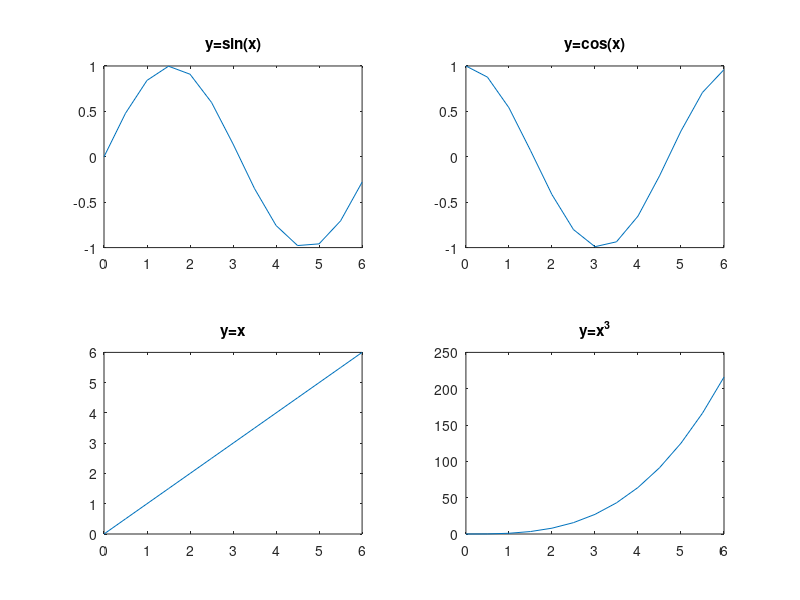

This figure's MATLAB source:
%%%%%%%%%%%%%%%%%%%%%%%%%%%%%%% MTK 477 HAFTA 2%%%%%%%%%%%%%%%%%%%%%%%
%%%%%%%%%%%%%%%%VEKTÖRLER VE MATRİSLER%%%%%%%%%%%%%%%%%%%%%%%%%%%%%%%%
%%%%%%%%%%%%%%%14/10/2026%%%%%%%%%%%%%%%%%%%%%%%%%%%%%%%%%%%%%%%%%%%
clc;close all
v=[1 2 3 4 ]; %satır vektörü
v1=v';%v' vnin transpozunu alır
v2=[5;6;7;8];%sütun vektörü oluşturur
length(v2);%sadece vektörlerde kullanılır eleman sayısını verir
size(v2);% satır sütun sayısını verir
v3=1:3:10; %v3=v3_ilk:artıs miktari:v3_son
v4=-100:20:0;
v5=v4';
v6=linspace(-1,9,2); % v=linspace(v_ilk,v_son,eleman sayısı)
v7=linspace(-1,9,4);
v8=logspace(1,5,4);%v=logsapce(v_ilk,v_son,eleman sayısı) logaritmik artısa göre 10^(v_ilk) ve 10^(v_son)
v9=logspace(-1,1,3);

%rand(m,n):m satırlı n sütunlu tekdüze dağılımlı (uniform distribution) sayılar yaratır
A=rand(2,3) ;
%zeros(m,n): m satırlı n sütunlu sadece 0'lardan oluşan matris üretir
%ones(m,n):m satırlı n sütunlu sadece 1'lardan oluşan matris üretir
A1=zeros(2,3);
A2=ones(3,4);
%eye(m):m satırlı m sütunlu birim matris yaratır
A3=eye(2);
%min: vektörün minimumunu bulur 
%max:vektörün maimumunu bulur
%sum: vektör elemanlarının toplamını elde eder
%prod: vektör elemanlarının çarpımını elde eder
%sort: vektör elemanlarını sıralar 
v10=[1 -9 7 65 4 3 29 0 12];
max_v10=max(v10);
min_v10=min(v10);
sum_v10=sum(v10);
prod_v10=prod(v10);
sort_v10=sort(v10);
%Ayrica sayilar için 
%sign(x):   x pozitifse 1, negatifse -1, x=0 sa 0 yaratır 
%fix(x): x in sıfıra doğru en yakın değerini verir
%ceil(x):x in + sonsuza doğru tam değerini verir (tavan fonksiyonu)
%floor(x): x in - sonsuza doğru tam değerini verir (taban fonksiyonu)
%round(x): x'i yuvarlar
x=[3.4  3.6];
signx=sign(x);
fixx=fix(x);
roundx=round(x);
floorx=floor(x);
ceilx=ceil(x);



y=[-3.4  -3.6];
signy=sign(y);
fixy=fix(y);
roundy=round(y);
floory=floor(y);
ceily=ceil(y);

%%%%%%%%%% MATRİSLERDE İŞLEMLER %%%%%%%%%%%%%%%%%%%%%%%%%%%%%%%
AS=[1 2 3;4 5 6];
BS=[10 20 30;40 50 60];
CS=[-1 -2 -3]';
ABS=AS+BS; % matrisleri toplar
ABSF=AS-BS; % matrisleri çıkarır
ACS=AS*CS; % matrisleri çarpar
DS=[1 2 ;3 4];
tersDS=inv(DS); % inv(X): X matrisinin tersini bulur
determinantDS=det(DS); %det(X): X matrisinin determinantını hesaplar 
boyutDS=size(DS);%size(X): X matrisnin boyutunu bulur

%c=dot(a,b) a ve b'nin elemanlarının skaler çarpımını alır
a=[1 2 3 4];
b=[4 3 2 1];
c=dot(a,b);
CSS=dot(AS,BS);
%Sistem çözümü 
%Ax=b'nin çözümü için x=inv(A)*b, ya da x=A\b şeklinde hesaplanır
A=[1 -5;7 6];
b=[-4;13];
x=inv(A)*b;
y=A\b;
%Eleman eleman işlemler 
a1=[3 7 8 10];
b1=[6 2 -2 -2];
k1=a1.*b1; %elemanları karşılıklı çarpar
k2=a1.\b1;%elemanları karşılıklı böler
k21=b1./a1;
k3=a1.^b1;%elemanları karşılıklı olarak üstel hesaplar


%%%%%%%%%%%%%%%%%%%15/10/2026%%%%%%%%%%%%%%%%%%%%%%%%%%%
% MATRİS VE VEKTÖR NOTASYONLARI%%%%%%%%%%%%%%%%%%%
A=[3 5 1 -2 7; 4 7 5 6 3; 2 1 7 8 2; 4 1 5 9 3; 3 -2 -1 4 9];
A23=A(2,3); % A(m,n): A'nın m. satır n. sütun elemanını alır
A3S=A(3,:);%A(m,:): A'nın m. satırdaki tüm elemanlarını alır
A2S=A(:,2);% A(:,n) A'nın n. sütundaki  tüm elemenanları
AK=A(:,2:4);%A(:,m:n) A'nın m. sütundan n. sütuna kadar tüm elemanlarını tüm satırlarla alır
rA=rank(A);% A'nın rankını hesaplar 
sA=size(A);%A'nın boyutunu hesaplar 
%%%%%POLİNOMLAR %%%%%%%%%%%%%%%%%%
%P(x)=a_nx^n+a_(n-1)x^(n-1)+...+a_1x+a_0 şeklindeki bir polinom 
%p=[a_n  a_(n-1)  a_(n-2)... a_1 a_0] şşeklinde tanımlanır
p=[8 0 4 -2 0 1 0 10];%p(x)=8x^7+0x^6+4x^5-2x^4+0x^3+1x^2+0x+10
kp=polyval(p,3);% p(x) polinomunun 3 noktasındaki değerini hesaplak kp=p(3)
kl=polyval(p,[-1 2 5 0]);%p(x) in değerini kl=[p(-1) p(2) p(5) p(0)] olacak şekilde hesaplar
q=[1 0 0]; %q(x)=x^2
v=1:1:6;
kq=polyval(q,v);

%Polinom kökü bulalım roots(p):p(x)'in köklerini bulur 
pq=[1 0 -4];%pq(x)=x^2
roots(pq); %roots(pq)   pq(x)=0'ın köklerini bulur 
wq=[5 3 2 1];%wq=5x^3+3x^2+2x+1
rwq=roots(wq);
%poly(roots): kökleri bilinen bir polinomu yazar 
roots1=[-2 2];
p1=poly(roots1);
roots2=[2 2];
p2=poly(roots2);
roots3=[1 2 3 0 5];
p3=poly(roots3);
%conv(p,q): p ve q polinomlarını çarpar 
p4=[4 -4 0 5];%p4(x)=4x^3-4x^2+5
p5=[1 2 3];%p5(x)=x^2+2x+3
pp=conv(p4,p5);%p4 ve p5 i çarptık 
%[bolum,kalan]=deconv(f1,f2) f1/f2'yi hesaplar bolum bölüm sonucunu verir,
%kalan kalanı gösterir 
f1=[5 3 2 1];%f1=5x^3+3x^2+2x+1
f2=[1 2 1];% f2=x^2+2x+1
[bolum,kalan]=deconv(f1,f2);
%polyder(p): polinomun türevini alır
polyder(f1)

%polinom çizimi 
p=[1 1 1 0];%p=x^3+x^2+x+0
u=-2:0.5:2;
pu=polyval(p,u);
%figure(1)
%plot(u,pu,'r');% plot(u,pu): x eksenine u ları, y eksenine pu ları yerleştirir
x=0:pi/100:2*pi;
y=sin(x);
%plot(x,y);

x = 0:pi/10:2*pi;
y1 = sin(x);
y2 = sin(x-0.25);
y3 = sin(x-0.5);

%figure(3)
%plot(x,y1,'g',x,y2,'b--o',x,y3,'c*')
%sembolik çizim 
%ezplot('x^2+x^3',[0 9 -1 500])
%ezplot('x^2+x',[-pi pi])
%xx=-pi:pi/10:pi;
%yy=sin(xx)
%hold on % grafikleri üst üste çizer 
%plot(xx,yy,'r')
%title('Çizim')
%xlabel('x degerleri')
%ylabel('fonksiyon degerleri')
%legend('x^2+x','sin(x)')

figure(5)
x=0:0.5:2*pi;
y1=sin(x);
y2=cos(x);
y3=x;
y4=x.^3;
subplot(2,2,1)
plot(x,y1)
title('y=sin(x)')
subplot(2,2,2)
plot(x,y2)
title('y=cos(x)')
subplot(2,2,3)
plot(x,y3)
title('y=x')
subplot(2,2,4)
plot(x,y4)
title('y=x^3')

%figure(4)
%plot(x,y1,'r',x,y2,'m',x,y3,'g')
%title('Fonksiyonlar')
%xlabel('x')
%ylabel('y')
%legend('sin(x)','cos(x)','x^3')
